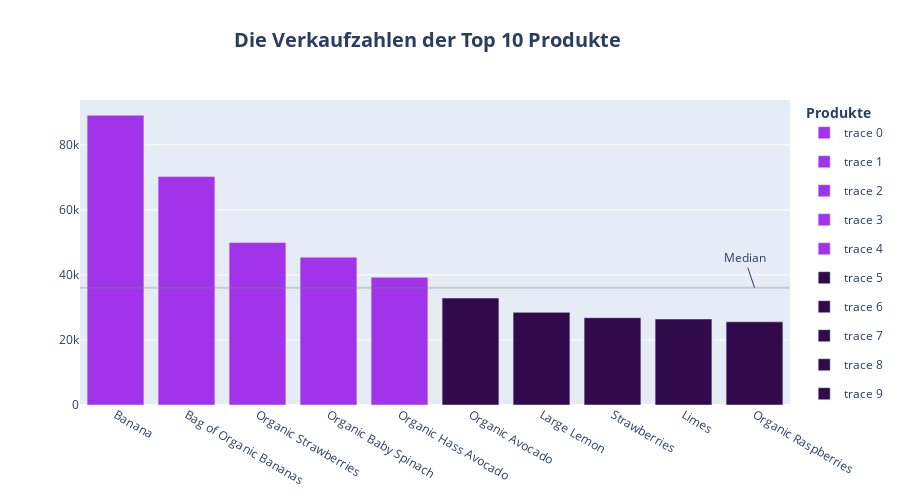

Write notebook code for a chart like this one.
### Code cell
fig = go.Figure()
for i in df_products.head(10).coun:
    df_an = df_products.head(10)[df_products.head(10).coun == i]
    if df_an.head().coun.values[0] >  df_products.head(10).coun.median():
        fig.add_trace (go.Bar(
            x= df_an.product_name,
            y= df_an.coun,
            showlegend= True,
            marker= dict(color= "#a134eb"),
            width= 0.8,
            base= 0,
            legendgroup= f"{df_an.product_name.values}"
        ))
    else:
            fig.add_trace (go.Bar(
            x= df_an.product_name,
            y= df_an.coun,
            showlegend= True,
            marker= dict(color= "#300a4a"),
            width= 0.8,
            base= 0,
            legendgroup= f"{df_an.product_name.values}"
    ))
fig.add_hline(
 y= df_products.head(10).coun.median(),
 opacity= 0.3,
 line_dash= "solid",
 line_color= "grey",
 
)
fig.add_annotation(
    x=9,
    y=df_products.head(10).coun.median(),
    text="Median"

)
fig.update_layout(title= dict(text= "<b>Die Verkaufzahlen der Top 10 Produkte</b>", font_size= 20, xanchor= "center", yanchor= "top", y=0.935, x=0.475), legend_title_text = "<b>Produkte</b>", height= 500)
fig.show()

### Figure 1 — Plotly figure (JSON) as saved in the notebook; plotly's stock layout.template omitted (floating-point values rounded to 4 significant figures)
{"data": [{"base": 0, "legendgroup": "['Banana']", "marker": {"color": "#a134eb"}, "showlegend": true, "type": "bar", "width": 0.8, "x": ["Banana"], "y": [89127]}, {"base": 0, "legendgroup": "['Bag of Organic Bananas']", "marker": {"color": "#a134eb"}, "showlegend": true, "type": "bar", "width": 0.8, "x": ["Bag of Organic Bananas"], "y": [70283]}, {"base": 0, "legendgroup": "['Organic Strawberries']", "marker": {"color": "#a134eb"}, "showlegend": true, "type": "bar", "width": 0.8, "x": ["Organic Strawberries"], "y": [49961]}, {"base": 0, "legendgroup": "['Organic Baby Spinach']", "marker": {"color": "#a134eb"}, "showlegend": true, "type": "bar", "width": 0.8, "x": ["Organic Baby Spinach"], "y": [45462]}, {"base": 0, "legendgroup": "['Organic Hass Avocado']", "marker": {"color": "#a134eb"}, "showlegend": true, "type": "bar", "width": 0.8, "x": ["Organic Hass Avocado"], "y": [39290]}, {"base": 0, "legendgroup": "['Organic Avocado']", "marker": {"color": "#300a4a"}, "showlegend": true, "type": "bar", "width": 0.8, "x": ["Organic Avocado"], "y": [32896]}, {"base": 0, "legendgroup": "['Large Lemon']", "marker": {"color": "#300a4a"}, "showlegend": true, "type": "bar", "width": 0.8, "x": ["Large Lemon"], "y": [28495]}, {"base": 0, "legendgroup": "['Strawberries']", "marker": {"color": "#300a4a"}, "showlegend": true, "type": "bar", "width": 0.8, "x": ["Strawberries"], "y": [26849]}, {"base": 0, "legendgroup": "['Limes']", "marker": {"color": "#300a4a"}, "showlegend": true, "type": "bar", "width": 0.8, "x": ["Limes"], "y": [26443]}, {"base": 0, "legendgroup": "['Organic Raspberries']", "marker": {"color": "#300a4a"}, "showlegend": true, "type": "bar", "width": 0.8, "x": ["Organic Raspberries"], "y": [25589]}], "layout": {"annotations": [{"text": "Median", "x": 9, "y": 36093}], "height": 500, "legend": {"title": {"text": "<b>Produkte</b>"}}, "shapes": [{"line": {"color": "grey", "dash": "solid"}, "opacity": 0.3, "type": "line", "x0": 0, "x1": 1, "xref": "x domain", "y0": 36093, "y1": 36093, "yref": "y"}], "title": {"font": {"size": 20}, "text": "<b>Die Verkaufzahlen der Top 10 Produkte</b>", "x": 0.475, "xanchor": "center", "y": 0.935, "yanchor": "top"}}}
